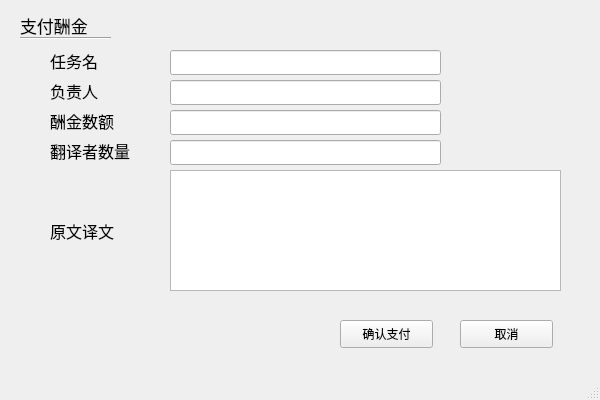
<?xml version="1.0" encoding="UTF-8"?>
<ui version="4.0">
 <class>PayForMission</class>
 <widget class="QMainWindow" name="PayForMission">
  <property name="geometry">
   <rect>
    <x>0</x>
    <y>0</y>
    <width>600</width>
    <height>400</height>
   </rect>
  </property>
  <property name="windowTitle">
   <string>MainWindow</string>
  </property>
  <widget class="QWidget" name="centralwidget">
   <widget class="QLabel" name="label">
    <property name="geometry">
     <rect>
      <x>20</x>
      <y>10</y>
      <width>91</width>
      <height>31</height>
     </rect>
    </property>
    <property name="font">
     <font>
      <pointsize>13</pointsize>
     </font>
    </property>
    <property name="text">
     <string>支付酬金</string>
    </property>
   </widget>
   <widget class="Line" name="line">
    <property name="geometry">
     <rect>
      <x>20</x>
      <y>30</y>
      <width>91</width>
      <height>16</height>
     </rect>
    </property>
    <property name="orientation">
     <enum>Qt::Horizontal</enum>
    </property>
   </widget>
   <widget class="QLabel" name="label_2">
    <property name="geometry">
     <rect>
      <x>50</x>
      <y>50</y>
      <width>61</width>
      <height>21</height>
     </rect>
    </property>
    <property name="font">
     <font>
      <pointsize>12</pointsize>
     </font>
    </property>
    <property name="text">
     <string>任务名</string>
    </property>
   </widget>
   <widget class="QLineEdit" name="missionName">
    <property name="geometry">
     <rect>
      <x>170</x>
      <y>50</y>
      <width>271</width>
      <height>25</height>
     </rect>
    </property>
    <property name="font">
     <font>
      <pointsize>11</pointsize>
     </font>
    </property>
   </widget>
   <widget class="QLineEdit" name="manager">
    <property name="geometry">
     <rect>
      <x>170</x>
      <y>80</y>
      <width>271</width>
      <height>25</height>
     </rect>
    </property>
    <property name="font">
     <font>
      <pointsize>11</pointsize>
     </font>
    </property>
   </widget>
   <widget class="QLabel" name="label_3">
    <property name="geometry">
     <rect>
      <x>50</x>
      <y>80</y>
      <width>61</width>
      <height>21</height>
     </rect>
    </property>
    <property name="font">
     <font>
      <pointsize>12</pointsize>
     </font>
    </property>
    <property name="text">
     <string>负责人</string>
    </property>
   </widget>
   <widget class="QLineEdit" name="awardAmount">
    <property name="geometry">
     <rect>
      <x>170</x>
      <y>110</y>
      <width>271</width>
      <height>25</height>
     </rect>
    </property>
    <property name="font">
     <font>
      <pointsize>11</pointsize>
     </font>
    </property>
   </widget>
   <widget class="QLabel" name="label_4">
    <property name="geometry">
     <rect>
      <x>50</x>
      <y>110</y>
      <width>81</width>
      <height>21</height>
     </rect>
    </property>
    <property name="font">
     <font>
      <pointsize>12</pointsize>
     </font>
    </property>
    <property name="text">
     <string>酬金数额</string>
    </property>
   </widget>
   <widget class="QPushButton" name="confirm">
    <property name="geometry">
     <rect>
      <x>340</x>
      <y>320</y>
      <width>93</width>
      <height>28</height>
     </rect>
    </property>
    <property name="text">
     <string>确认支付</string>
    </property>
   </widget>
   <widget class="QPushButton" name="cancel">
    <property name="geometry">
     <rect>
      <x>460</x>
      <y>320</y>
      <width>93</width>
      <height>28</height>
     </rect>
    </property>
    <property name="text">
     <string>取消</string>
    </property>
   </widget>
   <widget class="QLabel" name="label_5">
    <property name="geometry">
     <rect>
      <x>50</x>
      <y>140</y>
      <width>111</width>
      <height>21</height>
     </rect>
    </property>
    <property name="font">
     <font>
      <pointsize>12</pointsize>
     </font>
    </property>
    <property name="text">
     <string>翻译者数量</string>
    </property>
   </widget>
   <widget class="QLineEdit" name="trslNum">
    <property name="geometry">
     <rect>
      <x>170</x>
      <y>140</y>
      <width>271</width>
      <height>25</height>
     </rect>
    </property>
    <property name="font">
     <font>
      <pointsize>11</pointsize>
     </font>
    </property>
   </widget>
   <widget class="QTableWidget" name="missionResult">
    <property name="enabled">
     <bool>true</bool>
    </property>
    <property name="geometry">
     <rect>
      <x>170</x>
      <y>170</y>
      <width>391</width>
      <height>121</height>
     </rect>
    </property>
   </widget>
   <widget class="QLabel" name="label_6">
    <property name="geometry">
     <rect>
      <x>50</x>
      <y>220</y>
      <width>111</width>
      <height>21</height>
     </rect>
    </property>
    <property name="font">
     <font>
      <pointsize>12</pointsize>
     </font>
    </property>
    <property name="text">
     <string>原文译文</string>
    </property>
   </widget>
  </widget>
  <widget class="QMenuBar" name="menubar">
   <property name="geometry">
    <rect>
     <x>0</x>
     <y>0</y>
     <width>600</width>
     <height>25</height>
    </rect>
   </property>
  </widget>
  <widget class="QStatusBar" name="statusbar"/>
 </widget>
 <resources/>
 <connections/>
</ui>
